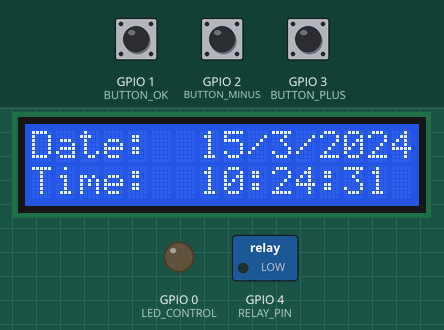
This sketch was run on a simulated ESP32. Parts: 16×2 character LCD, switched loads named in the sketch (green lamp = pin HIGH), output pins drawn as LEDs (lit = HIGH). Inputs (shaded band) come from the test bench; at power-on: GPIO 1 (BUTTON_OK) HIGH, GPIO 2 (BUTTON_MINUS) HIGH, GPIO 3 (BUTTON_PLUS) HIGH. The local clock reads 2024-03-15 10:24:30 at power-on unless the sketch sets it; EEPROM starts erased.

Above: at 1.2 s.
1.3 s: GPIO 1 (BUTTON_OK) pulled LOW for 1 s
At 2.14 s:
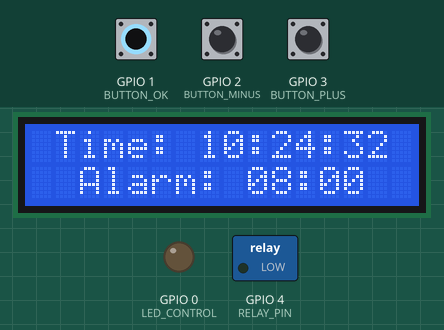
3.8 s: GPIO 1 (BUTTON_OK) pulled LOW for 0.15 s
At 4.8 s:
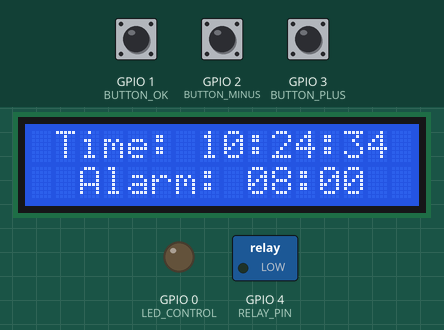
6.5 s: GPIO 2 (BUTTON_MINUS) pulled LOW for 0.15 s
At 7.3 s:
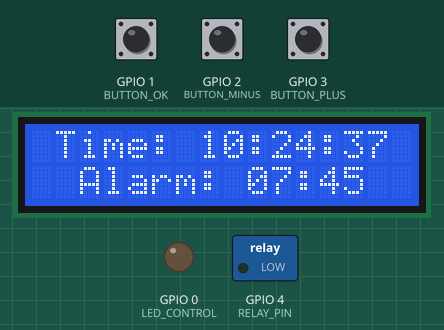
8.5 s: GPIO 3 (BUTTON_PLUS) pulled LOW for 0.15 s
At 9.8 s:
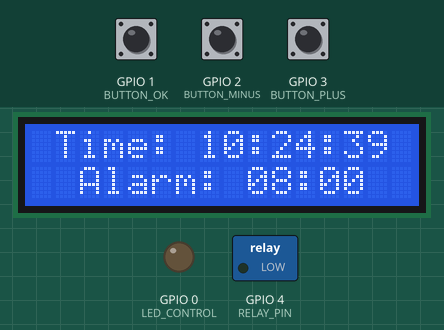
10.5 s: GPIO 2 (BUTTON_MINUS) pulled LOW for 1 s
At 12.8 s:
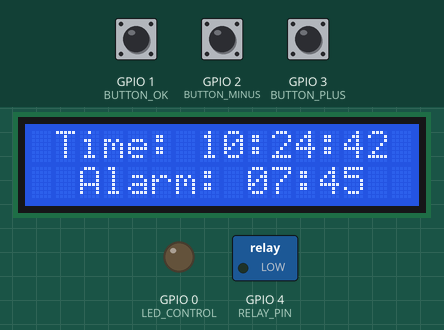
13.5 s: GPIO 3 (BUTTON_PLUS) pulled LOW for 1 s
At 15.4 s:
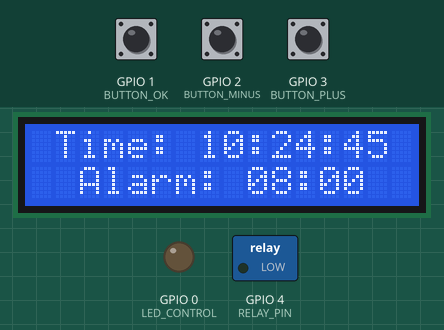
Timing chart, 0 to 16.9 s (numbered marks = the images above; inputs shaded):
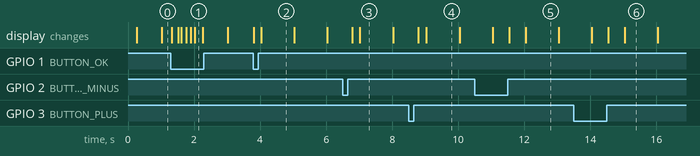

Measured:
- after the input at 1.3 s, the display: first changes at once (image 1 shows a later state)
- after the input at 3.8 s, the display: first changes at once (image 2 shows a later state)
- what the display in image 2 shows lasts 1.0 s, from 4.0 s to 5.0 s

The sketch:

WaterAlarm.ino
```cpp
#include <LiquidCrystal_I2C.h>
#include <ThreeWire.h>
#include <RtcDS1302.h>
#include <Preferences.h>

Preferences preferences;

// GPIO 8 , 9 - LCD
LiquidCrystal_I2C lcd(0x27, 16, 2); // OR 0x27

// GPIO 5, 6, 7 - Zegar
ThreeWire myWire(5, 6, 7); // DAT, CLK, RST
RtcDS1302<ThreeWire> Rtc(myWire);

// GPIO 4 - przekaźnik
#define RELAY_PIN 4

// GPIO 3 - przycisk +
#define BUTTON_PLUS 3

// GPIO 2 - przycisk -
#define BUTTON_MINUS 2

// GPIO 1 - przycisk OK
#define BUTTON_OK 1

// GPIO 0 - 5 x LED (czerwony)
#define LED_CONTROL 0

int alarmHour;
int alarmMinute;

// Wciśnięcie przycisku OK
bool toogleOK = false;

// lcd, przyciski (5sekund + włącza, - wyłącza)
bool lcdEnabled = true;

unsigned long buttonPressStartPlus = 0;
unsigned long buttonPressStartMinus = 0;

// Zmienna do debouncowania (Do naprawy problemu "drgania przycisku" wciska się kilka razy w przeciągu ms)
unsigned long lastPressTime = 0;
const unsigned long debounceDelay = 300; // ms

// Odświeżanie LCD co 0.5s
unsigned long lastLCDUpdate = 0;
unsigned long lastAlarmCheck = 0;


// ====== STAN ALARMU ======
bool alarmActive = false;
unsigned long alarmTimer = 0;
int alarmStep = 0;

// ====== STAN LED ======
bool ledState = false;
bool ledActive = false;
unsigned long ledTimer = 0;
int ledStep = 0;
int ledCount = 0;

bool alarmOn = false;

void setup() {
  // Tworzenie namespace, tutaj są wszystkie ustawienia do momentu preferences.end()
  preferences.begin("alarm", false);

  // Pobieranie danych z pamięci, jeśli nie ma to ustawianie domyślnie
  alarmHour = preferences.getInt("hour", 8);
  alarmMinute = preferences.getInt("minute", 0);

  Serial.begin(115200);

  // Przyciski
  pinMode(BUTTON_PLUS, INPUT_PULLUP);
  pinMode(BUTTON_MINUS, INPUT_PULLUP);
  pinMode(BUTTON_OK, INPUT_PULLUP);

  // Przekaźnik
  pinMode(RELAY_PIN, OUTPUT);

  // LEDY
  pinMode(LED_CONTROL, OUTPUT);

  // Inicjalizacja wyświetlacza
  lcd.init();
  lcd.backlight();
  lcd.clear();

  // Start zegara
  Rtc.Begin();

  // Podstawowe nazwy
  setupLCD();

  // Tylko raz, żeby pobrać godzinę i datę z komputera (potem już pamięta bateria)
  // RtcDateTime currentTime = RtcDateTime(__DATE__, __TIME__);
  // Rtc.SetDateTime(currentTime);

}

void setupLCD(){
  // Data
  lcd.setCursor(0, 0);
  lcd.print("Date: ");

  // Godzina
  lcd.setCursor(0, 1);
  lcd.print("Time: ");
}

void loop() {
  RtcDateTime now = Rtc.GetDateTime();

  if(millis() - lastLCDUpdate >= 250){

    lastLCDUpdate = millis();

    if (lcdEnabled) {
      if (toogleOK == false) LCDScreen(now);
      else if (toogleOK == true) setAlarm(now);
    }
  }


  if (millis() - lastAlarmCheck >= 500) {

    lastAlarmCheck = millis();

    // Sprawdzenie alarmu
    if (!alarmOn){
      isAlarm(now, alarmHour, alarmMinute);
    }
  }

  handleAlarm();
  handleAlarmLED();

  // Sprawdzenie przycisków
  checkButton();

}

void isAlarm(RtcDateTime now, int Hour, int Minute) {
  if (now.Hour() == Hour && now.Minute() == (Minute-1) && now.Second() == 30){
    startAlarmLED();
    alarmOn = true;
  }

  if (now.Hour() == Hour && now.Minute() == Minute && now.Second() == 0) {
    startAlarm();
    alarmOn = true;
  }

}

void checkButton() {
  // ===== PRZYCISK PLUS =====
  if (digitalRead(BUTTON_PLUS) == LOW) {
    if (buttonPressStartPlus == 0) {
      buttonPressStartPlus = millis();
    }
    if (millis() - buttonPressStartPlus > 5000) {
      // Włącz LCD
      lcdEnabled = true;
      lcd.display();
      lcd.backlight();
      buttonPressStartPlus = 0;
      delay(500); // aby nie włączało w pętli
    }
  } else {
    if (buttonPressStartPlus != 0 && millis() - buttonPressStartPlus < 5000) {
      // Krótkie naciśnięcie +
      alarmMinute += 15;
      if (alarmMinute >= 60) {
        alarmHour++;
        alarmMinute = 0;
      }
      if (alarmHour > 23) {
        alarmHour = 0;
      }
    }
    buttonPressStartPlus = 0;
  }

  // ===== PRZYCISK MINUS =====
  if (digitalRead(BUTTON_MINUS) == LOW) {
    if (buttonPressStartMinus == 0) {
      buttonPressStartMinus = millis();
    }
    if (millis() - buttonPressStartMinus > 5000) {
      // Wyłącz LCD
      lcdEnabled = false;
      lcd.noDisplay();
      lcd.noBacklight();
      buttonPressStartMinus = 0;
      delay(500); // aby nie wyłączało w pętli
    }
  } else {
    if (buttonPressStartMinus != 0 && millis() - buttonPressStartMinus < 5000) {
      // Krótkie naciśnięcie -
      alarmMinute -= 15;
      if (alarmMinute < 0) {
        alarmHour--;
        alarmMinute = 45;
      }
      if (alarmHour < 0) {
        alarmHour = 23;
      }
    }
    buttonPressStartMinus = 0;
  }

  // ===== PRZYCISK OK =====
  if(digitalRead(BUTTON_OK) == LOW){

    // Pobieranie czasu od momentu pracy programu w ms
    unsigned long currentTime = millis();

    // Zapobieganie "drgania" przycisku
    if (currentTime - lastPressTime > debounceDelay) {

      if (toogleOK == false){
        toogleOK = true;
        lcd.clear();
      }
      else if (toogleOK == true){

        // zapisz do nieulotnej pamięci
        preferences.putInt("hour", alarmHour);
        preferences.putInt("minute", alarmMinute);

        toogleOK = false;
        lcd.clear();
        setupLCD();
      }

      // Pobieranie czasu od ostatniego wciśnięcia (Żeby sprawdzić, czy minęło 300ms)
      lastPressTime = currentTime;
    }
  }

}

void setAlarm(RtcDateTime now){

  // CURRENT TIME
  lcd.setCursor(1, 0);
  lcd.print("Time: ");

  lcd.setCursor(7, 0);
  if (now.Hour() < 10) lcd.print("0");
  lcd.print(now.Hour());

  lcd.print(":");

  if (now.Minute() < 10) lcd.print("0");
  lcd.print(now.Minute());

  lcd.print(":");

  if (now.Second() < 10) lcd.print("0");
  lcd.print(now.Second());

  // ALARM TIME

  lcd.setCursor(2, 1);
  lcd.print("Alarm: ");

  lcd.setCursor(9, 1);
  if (alarmHour < 10) lcd.print("0");
  lcd.print(alarmHour);

  lcd.print(":");

  if (alarmMinute < 10) lcd.print("0");
  lcd.print(alarmMinute);
}

void LCDScreen(RtcDateTime now){
  // Data
  lcd.setCursor(7, 0);
  lcd.print(now.Day());
  lcd.print("/");
  lcd.print(now.Month());
  lcd.print("/");
  lcd.print(now.Year());

  // Godzina
  lcd.setCursor(7, 1);
  if (now.Hour() < 10) lcd.print("0");
  lcd.print(now.Hour());

  lcd.print(":");

  if (now.Minute() < 10) lcd.print("0");
  lcd.print(now.Minute());

  lcd.print(":");

  if (now.Second() < 10) lcd.print("0");
  lcd.print(now.Second());
}

// ====== LED 30s PRZED ALARMEM ======
void startAlarmLED() {
  ledActive = true;
  ledStep = 0;
  ledCount = 0;
  ledTimer = millis();
}

void handleAlarmLED() {
  if (!ledActive) return;

  unsigned long now = millis();

  switch (ledStep) {
    case 0: // ETAP 1: miganie co 1s, 20s (10 cykli ON/OFF)
      if (now - ledTimer >= 1000) {
        ledTimer = now;
        ledState = !ledState;
        digitalWrite(LED_CONTROL, ledState);
        if (!ledState) { // zliczaj pełne cykle (ON+OFF)
          ledCount++;
          if (ledCount >= 10) {
            ledStep = 1;
            ledCount = 0;
          }
        }
      }
      break;

    case 1: // ETAP 2: miganie co 0.25s, 10s (20 cykli ON/OFF)
      if (now - ledTimer >= 250) {
        ledTimer = now;
        ledState = !ledState;
        digitalWrite(LED_CONTROL, ledState);
        if (!ledState) {
          ledCount++;
          if (ledCount >= 20) {
            ledStep = 2;
          }
        }
      }
      break;

    case 2: // koniec
      digitalWrite(LED_CONTROL, LOW);
      ledActive = false;
      alarmOn = false;
      break;
  }
}


// ====== START ALARMU ======
void startAlarm() {
  alarmActive = true;
  alarmStep = 0;
  alarmTimer = millis();
  digitalWrite(LED_CONTROL, HIGH); // LED świeci przez czas alarmu
}

// ====== OBSŁUGA ALARMU ======
void handleAlarm() {
  if (!alarmActive) return;

  unsigned long now = millis();

  switch (alarmStep) {
    case 0: // pierwszy ON
      digitalWrite(RELAY_PIN, HIGH);
      if (now - alarmTimer >= 2000) {  // 2 sekundy ON
        digitalWrite(RELAY_PIN, LOW);
        alarmTimer = now;
        alarmStep = 1;
      }
      break;

    case 1: // OFF 5s
      if (now - alarmTimer >= 5000) {
        digitalWrite(RELAY_PIN, HIGH);
        alarmTimer = now;
        alarmStep = 2;
      }
      break;

    case 2: // drugi ON
      if (now - alarmTimer >= 2000) {
        digitalWrite(RELAY_PIN, LOW);
        alarmTimer = now;
        alarmStep = 3;
      }
      break;

    case 3: // OFF 2.5s
      if (now - alarmTimer >= 2500) {
        digitalWrite(RELAY_PIN, HIGH);
        alarmTimer = now;
        alarmStep = 4;
      }
      break;

    case 4: // trzeci ON
      if (now - alarmTimer >= 2000) {
        digitalWrite(RELAY_PIN, LOW);
        digitalWrite(LED_CONTROL, LOW);
        alarmActive = false; // koniec alarmu
        alarmOn = false;
        setupLCD();
      }
      break;
  }
}
```
